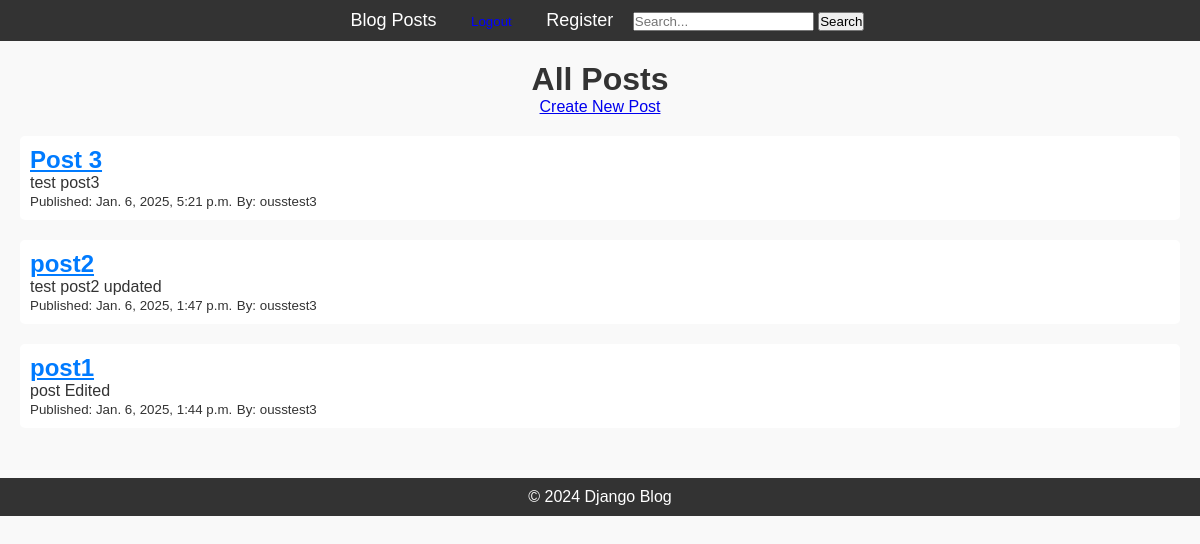
The app's page /posts/, older data.
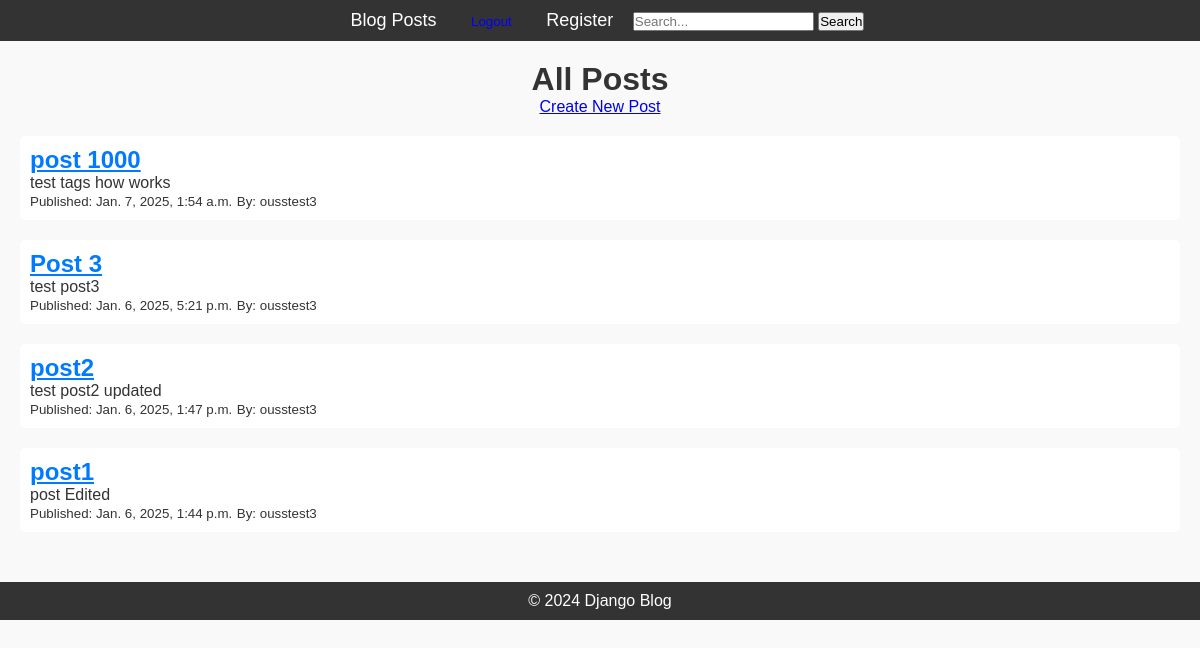
The same page, newer data.
### blog/models.py (models this page shows, shortened)
class Post(models.Model):
    title = models.CharField(max_length=200)
    content = models.TextField()
    published_date = models.DateTimeField(auto_now_add=True)
    author = models.ForeignKey(User, on_delete=models.CASCADE, related_name='posts')
    tags = TaggableManager()  # Add tags functionality

### blog/views.py (the view)
# urls.py: path('posts/', views.post_list, name='posts'),  # URL for blog posts
def post_list(request):
    posts = Post.objects.all().order_by('-published_date')  # Fetch all posts, newest first
    return render(request, 'blog/post_list.html', {'posts': posts})

### blog/templates/blog/post_list.html (shortened to what this page needs)
{% extends 'blog/base.html' %}
{% load static %}
{% block content %}
    <h1 style="text-align: center;">All Posts</h1>
    <a href="{% url 'post-create' %}" class="btn btn-primary" style="margin-bottom: 20px; display: block; text-align: center;">Create New Post</a>
    <ul style="list-style-type: none; padding: 0;">
        {% for post in posts %}
            <li style="margin-bottom: 20px; background: #fff; padding: 10px; border-radius: 5px;">
                <h2><a href="{% url 'post-detail' post.pk %}" style="color: #007bff;">{{ post.title }}</a></h2>
                <p>{{ post.content|truncatewords:20 }}</p>
                <small>Published: {{ post.published_date }}</small>
                <small>By: {{ post.author }}</small>
            </li>
        {% endfor %}
    </ul>
{% endblock %}

Row changes from the older to the newer data that the page shows:
added Post: title "post 1000", content "test tags how works", published_date "Jan. 7, 2025, 1:54 a.m.", author "ousstest3"
